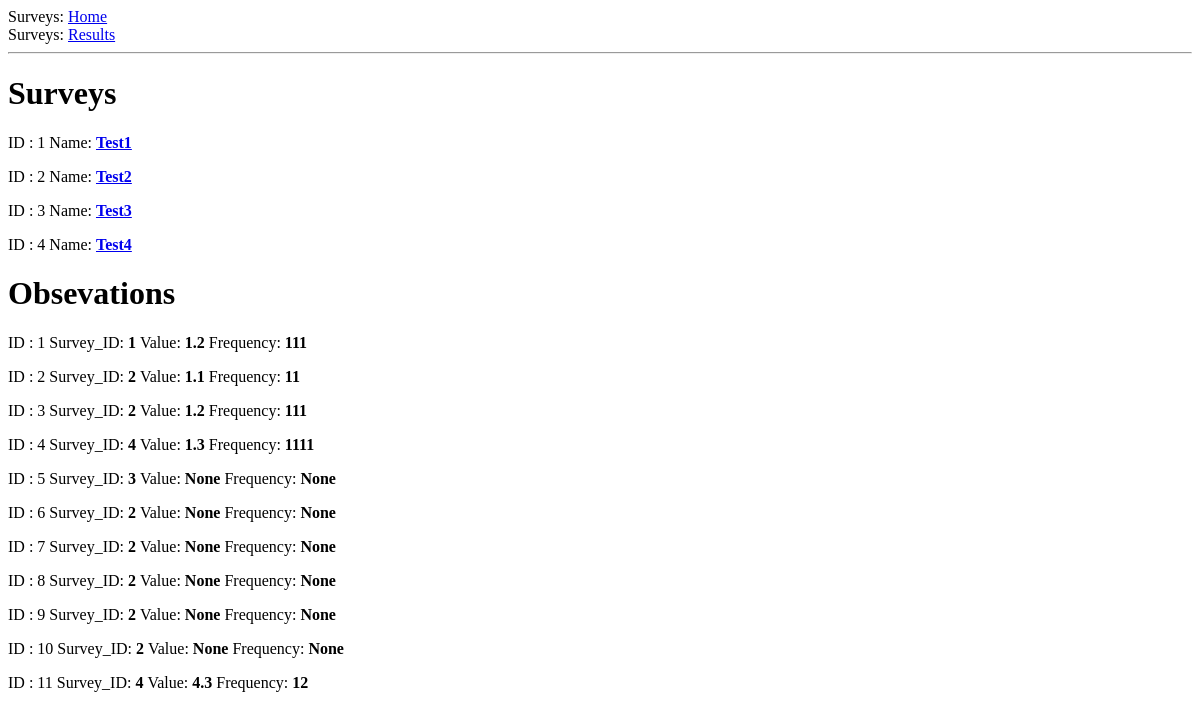
The page /index on the database as committed earlier.
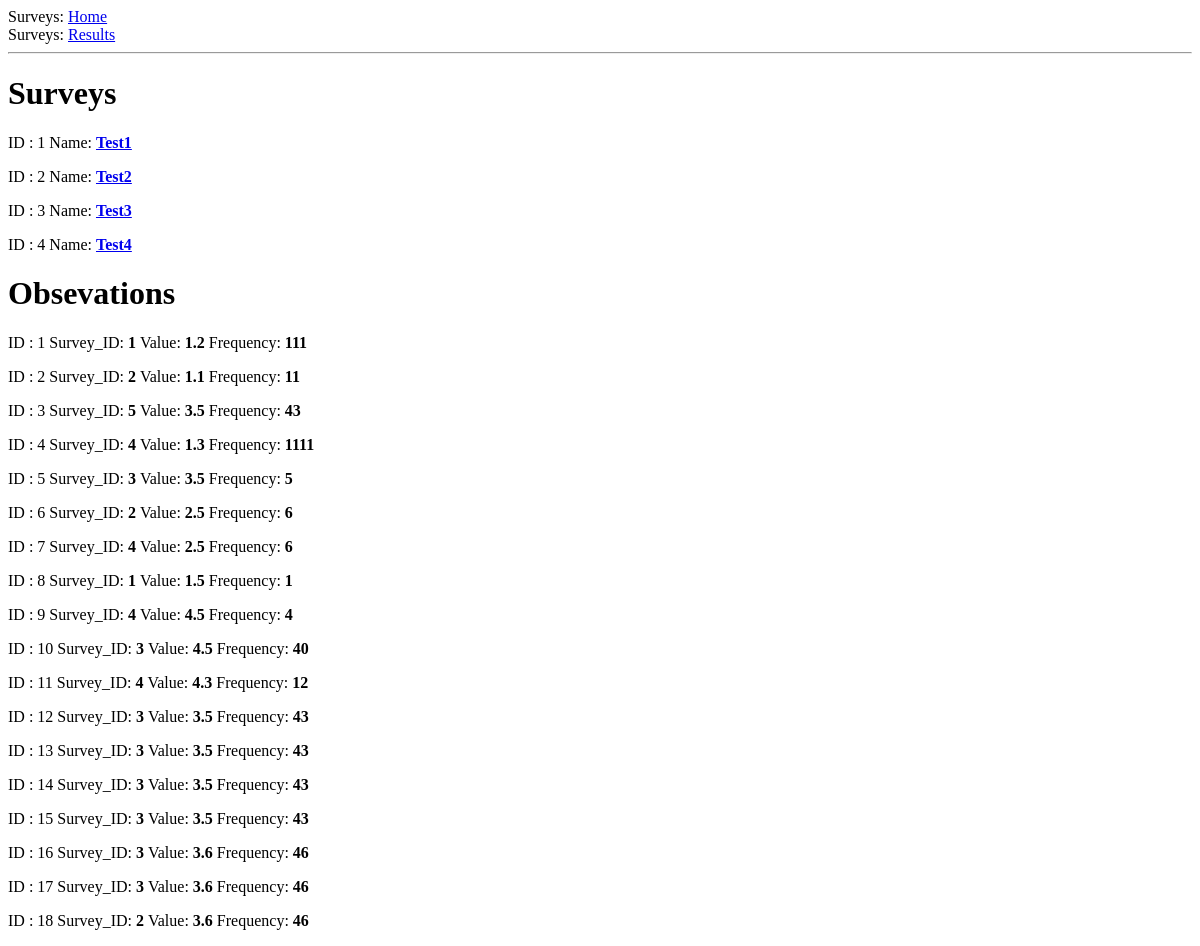
The same page on the database as committed later.
### app/models.py (models this page shows, shortened)
class Survey(db.Model, FlaskSerializeMixin):
    id = db.Column(db.Integer, primary_key=True, autoincrement=True)
    name = db.Column(db.String(64), index=True)
    observations = db.relationship('Observation', backref='author', lazy='dynamic')
    create_fields = update_fields = ['name']

class Observation(db.Model, FlaskSerializeMixin):
    id = db.Column(db.Integer, primary_key=True, autoincrement=True)
    survey_id = db.Column(db.Integer, db.ForeignKey('survey.id'))
    value = db.Column(db.Float)
    frequency = db.Column(db.Integer)
    create_fields = update_fields = ['survey_id', 'value', 'frequency']

### app/routes.py (the view)
@app.route('/')
@app.route('/index', methods=['GET'])
def index():
    surveys = Survey.query.all()
    observations = Observation.query.all()
    return render_template('index.html', title='Surveys', surveys=surveys, observations=observations)

### app/templates/index.html
{% extends "base.html" %}
{% block content %}
    <body>
        <h1>Surveys</h1>
        {% for survey in surveys %}
        <div>
            <p>
                ID : {{ survey.id }}
                Name: <b> <a href='/result/{{ survey.id }}' > {{ survey.name }}</a> </b>
            </p>
        </div>
        {% endfor %}
        <h1>Obsevations</h1>
            {% for observation in observations %}
            <div>
                <p>
                    ID : {{ observation.id }}
                    Survey_ID: <b>  {{ observation.survey_id }} </b>
                    Value: <b>  {{ observation.value }} </b>
                    Frequency: <b>  {{ observation.frequency }} </b>
                </p>
            </div>
            {% endfor %}
    </body>
{% endblock %}

### app/templates/base.html (shortened to what this page needs)
<html>
    <head>
    </head>
    <body>
        <div>Surveys: <a href="/index">Home</a></div>
        <div>Surveys: <a href="/results">Results</a></div>
        <hr>
        {% block content %}{% endblock %}
    </body>
</html>

Rows that differ between the two databases and show on the page:
changed Observation id 3: survey_id "2" → "5"; value "1.2" → "3.5"; frequency "111" → "43"
changed Observation id 5: value "None" → "3.5"; frequency "None" → "5"
changed Observation id 6: value "None" → "2.5"; frequency "None" → "6"
changed Observation id 7: survey_id "2" → "4"; value "None" → "2.5"; frequency "None" → "6"
changed Observation id 8: survey_id "2" → "1"; value "None" → "1.5"; frequency "None" → "1"
changed Observation id 9: survey_id "2" → "4"; value "None" → "4.5"; frequency "None" → "4"
changed Observation id 10: survey_id "2" → "3"; value "None" → "4.5"; frequency "None" → "40"
added Observation: id "12", survey_id "3", value "3.5", frequency "43"
added Observation: id "13", survey_id "3", value "3.5", frequency "43"
added Observation: id "14", survey_id "3", value "3.5", frequency "43"
added Observation: id "15", survey_id "3", value "3.5", frequency "43"
added Observation: id "16", survey_id "3", value "3.6", frequency "46"
added Observation: id "17", survey_id "3", value "3.6", frequency "46"
added Observation: id "18", survey_id "2", value "3.6", frequency "46"
